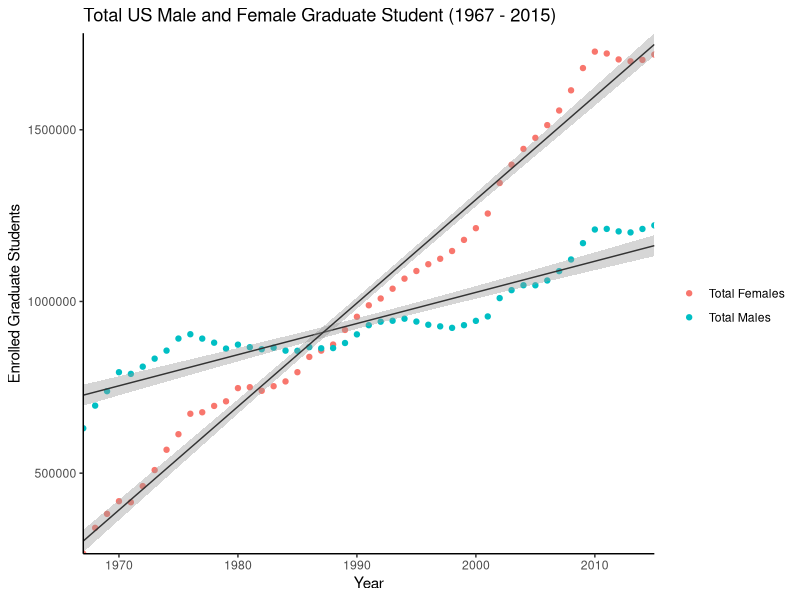
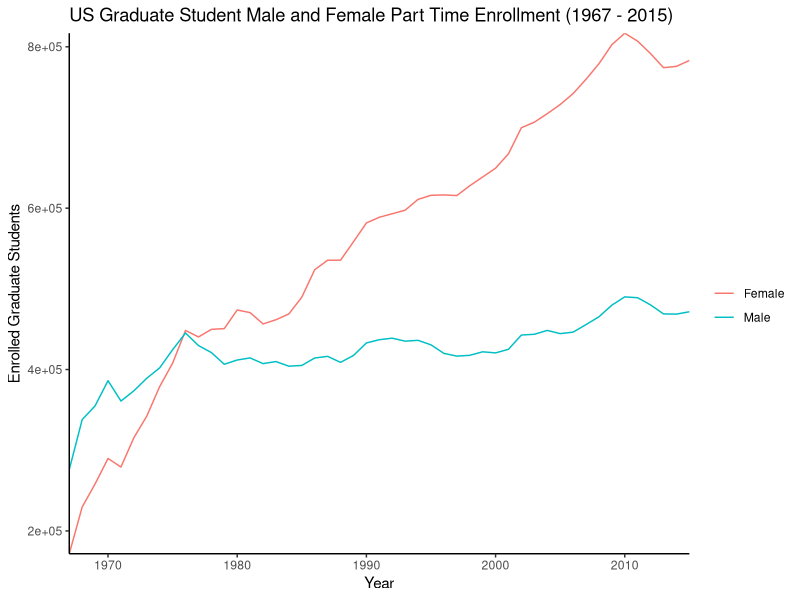
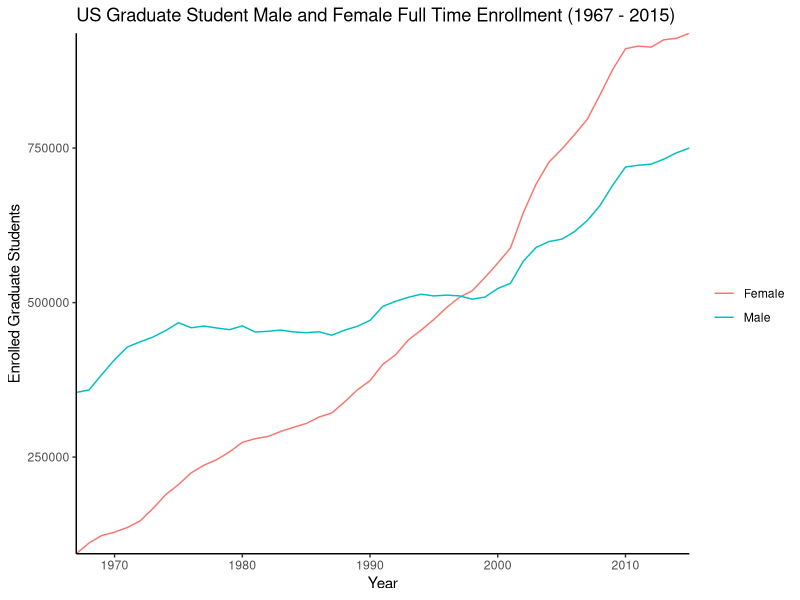
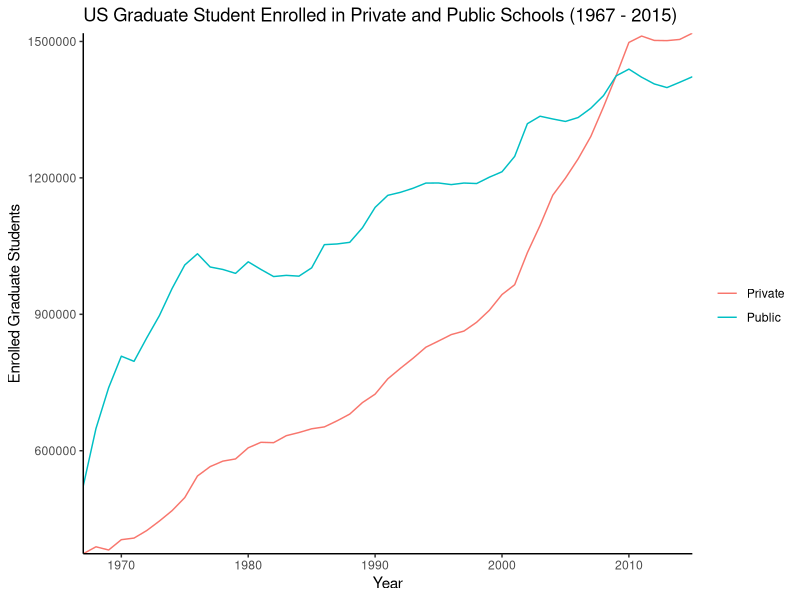

R code for these plots, in order:
## ---- chunk 1
knitr::opts_chunk$set(echo = TRUE)
## ---- chunk 2
library(tidyverse)
## ---- chunk 3

GradEnroll<- read.csv("Grad Enrollment 1967-2015.csv")

## ---- chunk 4

# compare graphically
Grad_total<- ggplot(GradEnroll, aes(x= Year, y= )) +
  geom_point(aes(y=Femails, color="Total Females"))+
  geom_point(aes(y=Males, color="Total Males"))+
  geom_smooth(method=lm, se=TRUE, size=.5, color= "grey20", aes(y = Males))+
  geom_smooth(method=lm, se=TRUE, size=.5, color= "grey20", aes(y = Femails))+
  ylab("Enrolled Graduate Students")+
  ggtitle("Total US Male and Female Graduate Student (1967 - 2015) ")+
  theme(panel.grid.major = element_blank(),
        panel.grid.minor = element_blank(), panel.background = element_blank(),
        axis.line = element_line(colour = "black")) +
  scale_x_continuous(expand = c(0,0)) +
  scale_y_continuous(expand = c(0,0)) +
  scale_color_discrete(name = " ")
Grad_total



# compare statistically- linear regression

Grad_model_F <- lm(Femails ~ Year, data = GradEnroll)
Grad_model_F
# y intercept = -58955502 , Slope= 30126..... function:  y= 30126x + -58955502..... this will allow you to find the amount of Female graduate students in any given year.

Grad_model_M <- lm(Males ~ Year, data = GradEnroll)
Grad_model_M
 # y intercept=  -17112153, Slope= 9069 .....  function:  y= 9069x + -17112153... this will allow you to find the amount of male graduate students in any given year.



# Possibly unnecessary graphs?  Or maybe ok beacause they show neat relationships?
Grad_parttime<- ggplot(GradEnroll, aes(x= Year))+
  geom_line(aes(y=Fparttime, color="Female"))+
  geom_line(aes(y=Mparttime, color="Male"))+
  ylab("Enrolled Graduate Students")+
  ggtitle("US Graduate Student Male and Female Part Time Enrollment (1967 - 2015) ")+
  theme(panel.grid.major = element_blank(),
        panel.grid.minor = element_blank(), panel.background = element_blank(),
        axis.line = element_line(colour = "black")) +
  scale_x_continuous(expand = c(0,0)) +
  scale_y_continuous(expand = c(0,0)) +
 scale_color_discrete(name = " ")
Grad_parttime


Grad_fulltime<- ggplot(GradEnroll, aes(x= Year))+
  geom_line(aes(y=Ffulltime, color="Female"))+
  geom_line(aes(y=Mfulltime, color="Male"))+
  ylab("Enrolled Graduate Students")+
  ggtitle("US Graduate Student Male and Female Full Time Enrollment (1967 - 2015) ")+
  theme(panel.grid.major = element_blank(),
        panel.grid.minor = element_blank(), panel.background = element_blank(),
        axis.line = element_line(colour = "black")) +
  scale_x_continuous(expand = c(0,0)) +
  scale_y_continuous(expand = c(0,0)) +
  scale_color_discrete(name = " ")


Grad_fulltime

Grad_Private_Public<-ggplot(GradEnroll, aes(x= Year))+
  geom_line(aes(y=private, color= "Private"))+
  geom_line(aes(y=public, color="Public"))+
  ylab("Enrolled Graduate Students")+
  scale_y_continuous(expand = c(0,0)) +
  scale_x_continuous(expand = c(0,0)) +
  theme(panel.grid.major = element_blank(),
        panel.grid.minor = element_blank(), panel.background = element_blank(),
        axis.line = element_line(colour = "black")) +
  ggtitle("US Graduate Student Enrolled in Private and Public Schools (1967 - 2015)")+
  scale_color_discrete(name = " ")
Grad_Private_Public




## ---- chunk 5
#  wilcoxon rank  

#Ho = Ranks are equal
#Ha= Ranks are not equal

wilcox.test(GradEnroll$Mfulltime, GradEnroll$Ffulltime)

#p value = .04 thus  the Female and male fulltime students differ significantly 

wilcox.test(GradEnroll$Mparttime, GradEnroll$Fparttime)
# p value <.001 thus the Female and male part time students differ significantly

wilcox.test(GradEnroll$private, GradEnroll$public)
# p value < .001 thus the number of students enrolled in public and private universities differ significantly

